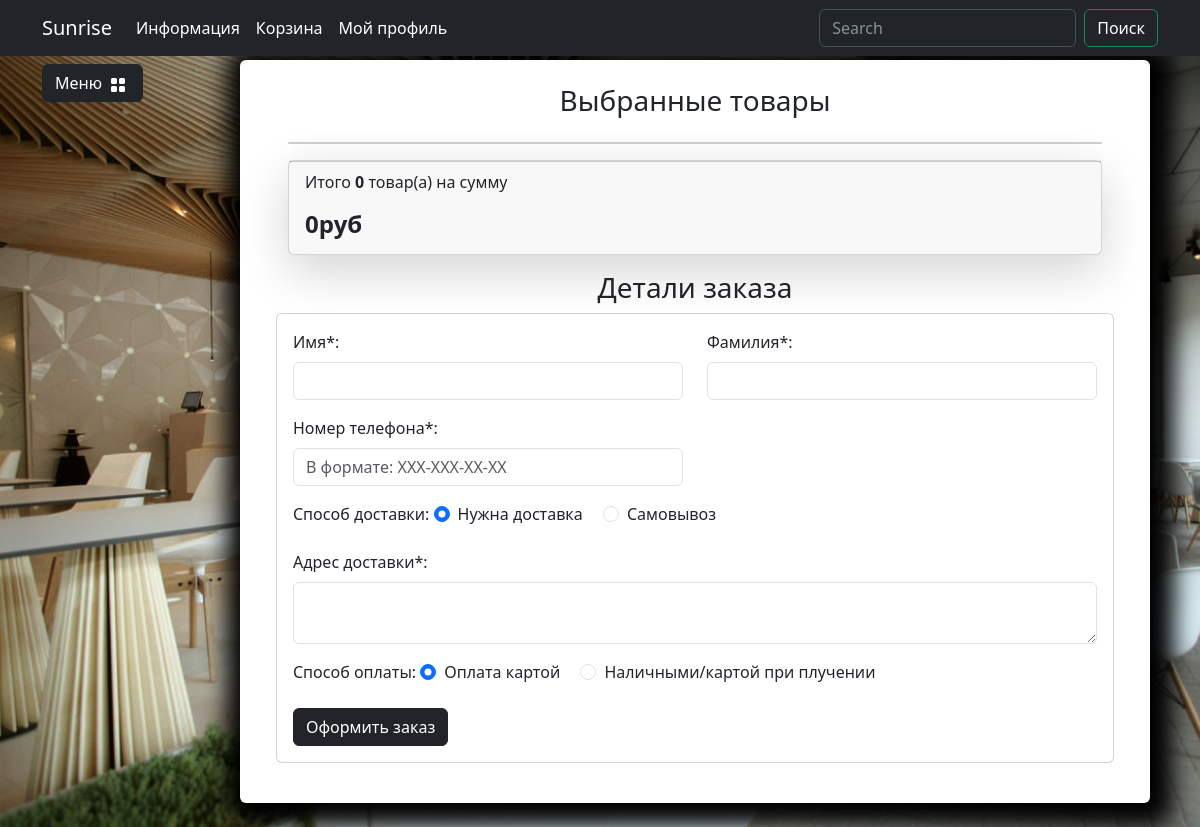
The app's page /orders/create-order/ (signed in), older data.
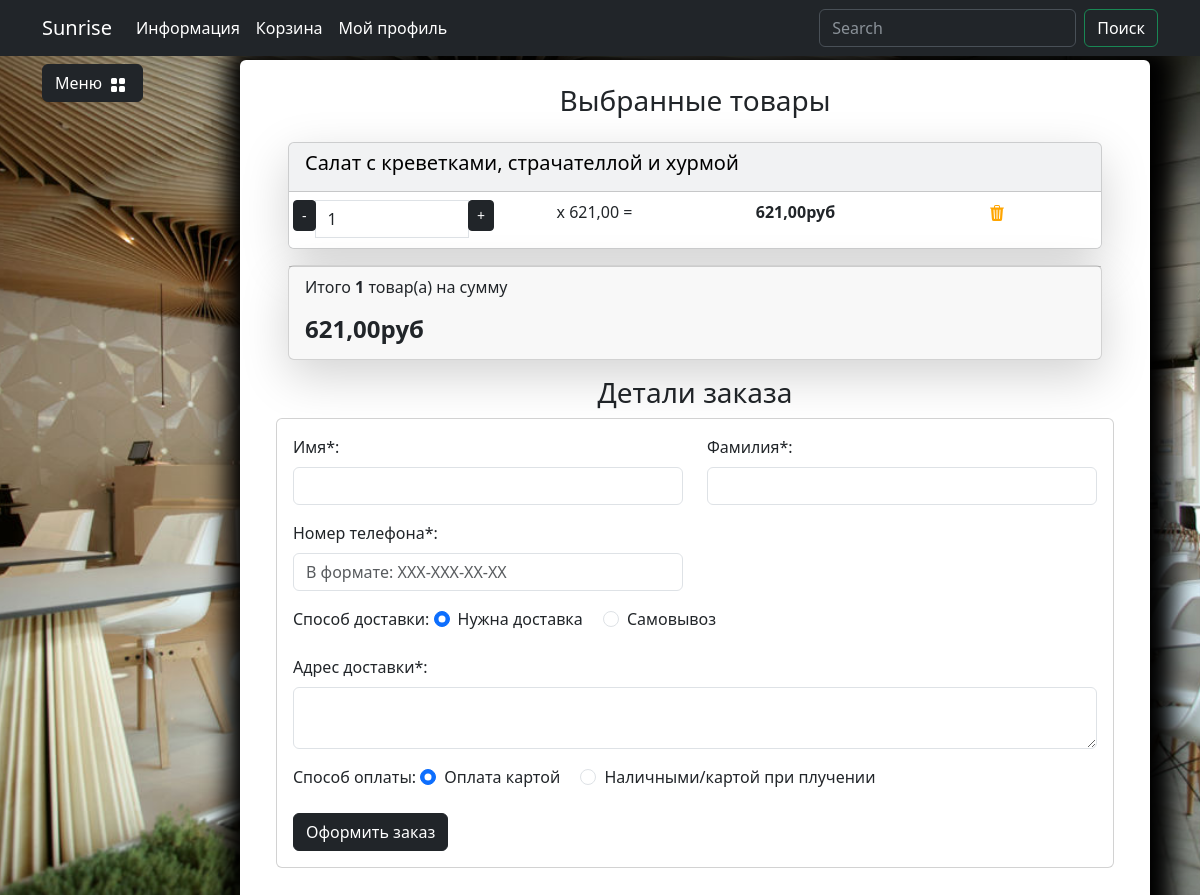
The same page, newer data.
### carts/models.py (models this page shows, shortened)
class Cart(models.Model):
    user = models.ForeignKey(to=User, on_delete=models.CASCADE, blank=True, null=True, verbose_name='Пользователь')
    product = models.ForeignKey(to=Products, on_delete=models.CASCADE, verbose_name='Товар')
    quantity = models.PositiveSmallIntegerField(default=0, verbose_name='Количество')
    session_key = models.CharField(max_length=32, null=True, blank=True)
    created_timestamp = models.DateTimeField(auto_now_add=True, verbose_name='Дата добавления')
    class Meta:
        db_table = 'cart'
        verbose_name = "Корзина"
        verbose_name_plural = "Корзина"
    objects = CartQueryset().as_manager()
    def products_price(self):
        return round(self.product.sell_price() * self.quantity, 2)

### goods/models.py (models this page shows, shortened)
class Products(models.Model):
    name=models.CharField(max_length=150,unique=True,verbose_name='Название')
    slug=models.SlugField(max_length=200,unique=True,blank=True,null=True,verbose_name='URL')
    description=models.TextField(blank=True,null=True,verbose_name='Описание')
    image=models.ImageField(upload_to='goods_images',blank=True,null=True,verbose_name='Изображение')
    price=models.DecimalField(default=0.00,max_digits=7,decimal_places=2,verbose_name='Цена')
    discount=models.DecimalField(default=0.00,max_digits=4,decimal_places=2,verbose_name='Скидка в %')
    porcia=models.CharField(max_length=150,default=0,verbose_name='Порция')
    category=models.ForeignKey(to=Categories,on_delete=models.CASCADE,verbose_name='Категория')
    class Meta:
        db_table='product'
        verbose_name='Продукт'
        verbose_name_plural='Продукты'
    def sell_price(self):
        if self.discount:
            return round(self.price - self.price*self.discount/100,2)
        return self.price

### orders/views.py (the view, shortened to what this page needs)
# urls.py: path('create-order/', views.create_order, name='create_order'),
def create_order(request):
    return render(request, 'orders/create_order.html')

### carts/models.py (called while the page is built)
    def total_price(self):
        return sum(cart.products_price() for cart in self)

    def total_quantity(self):
        if self:
            return sum(cart.quantity for cart in self)
        return 0

### carts/templatetags/carts_tags.py (called while the page is built)
@register.simple_tag()
def user_carts(request):
    if request.user.is_authenticated:
        return Cart.objects.filter(user=request.user)

### goods/templatetags/goods_tags.py (called while the page is built)
@register.simple_tag()
def tag_categories():
    return Categories.objects.all()

### orders/templates/orders/create_order.html (shortened to what the changed rows need)
{% extends "base.html" %}
{% load static %}
{% load carts_tags %}
{% block content %}
<div class=" bg-white p-4 mb-4 mx-2 rounded custom-shadow">
    <div class="container">
        <div class="container" id="cart-items-container">
            {% user_carts request as carts %}
            {% include "carts/includes/included_cart.html" %}
        </div>
    </div>
</div>
{% endblock  %}

### carts/templates/carts/includes/included_cart.html (shortened to what this page needs)
{% load static %}
<div class="card mb-3 text-bg-light shadow-lg">
    {% for cart in carts %}
        <div class="card-header">
            <h5 class="card-title">{{ cart.product.name }}</h5>
        </div>
        <ul class="list-group list-group-flush">
            <li class="list-group-item">
                <div class="row text-center">
                    <div class="col p-0">
                        <div class="input-group">
                            <span class="input-group-btn">
                                <button type="button" class="btn btn-dark btn-sm decrement"
                                    data-cart-id="{{ cart.id }}" data-cart-change-url="{% url "cart:cart_change" %}">
                                    -</button>
                            </span>
                            <input type="text" class="form-control number" value="{{ cart.quantity }}"
                                readonly>
                            <span class="input-group-btn">
                                <button type="button" class="btn btn-dark btn-sm increment"
                                    data-cart-id="{{ cart.id }}" data-cart-change-url="{% url "cart:cart_change" %}">
                                    +</button>
                            </span>
                        </div>
                    </div>
                    <div class="col p-0">
                        <p>x {{ cart.product.sell_price }} = </p>
                    </div>
                    <div class="col p-0"><strong>{{ cart.products_price }}руб</strong></div>
                    <div class="col p-0">
                        <a href="{% url "cart:cart_remove" cart.id %}" class="remove-from-cart" data-cart-id="">
                            <img class="mx-1" src="{% static "deps/icons/trash3-fill.svg" %}"
                                alt="Catalog Icon" width="16" height="16">
                        </a>
                    </div>
                </div>
            </li>
        </ul>
    {% endfor %}
</div>
<div class="card mb-3 shadow-lg">
    <div class="card-footer">
        <p class="float-left">Итого <strong>{{ carts.total_quantity }}</strong> товар(а) на сумму</p>
        <h4 class="float-left"><strong>{{ carts.total_price }}руб</strong></h4>
    </div>
</div>

Row changes from the older to the newer data that the page shows:
added Cart: product.name "Салат с креветками, страчателлой и хурмой", quantity "1", product.sell_price "621,00", products_price "621,00", total_quantity "1", total_price "621,00"
Text that changed along with them:
{{ carts.total_quantity }}: "0" → (not shown)
{{ carts.total_price }}: "0" → (not shown)
